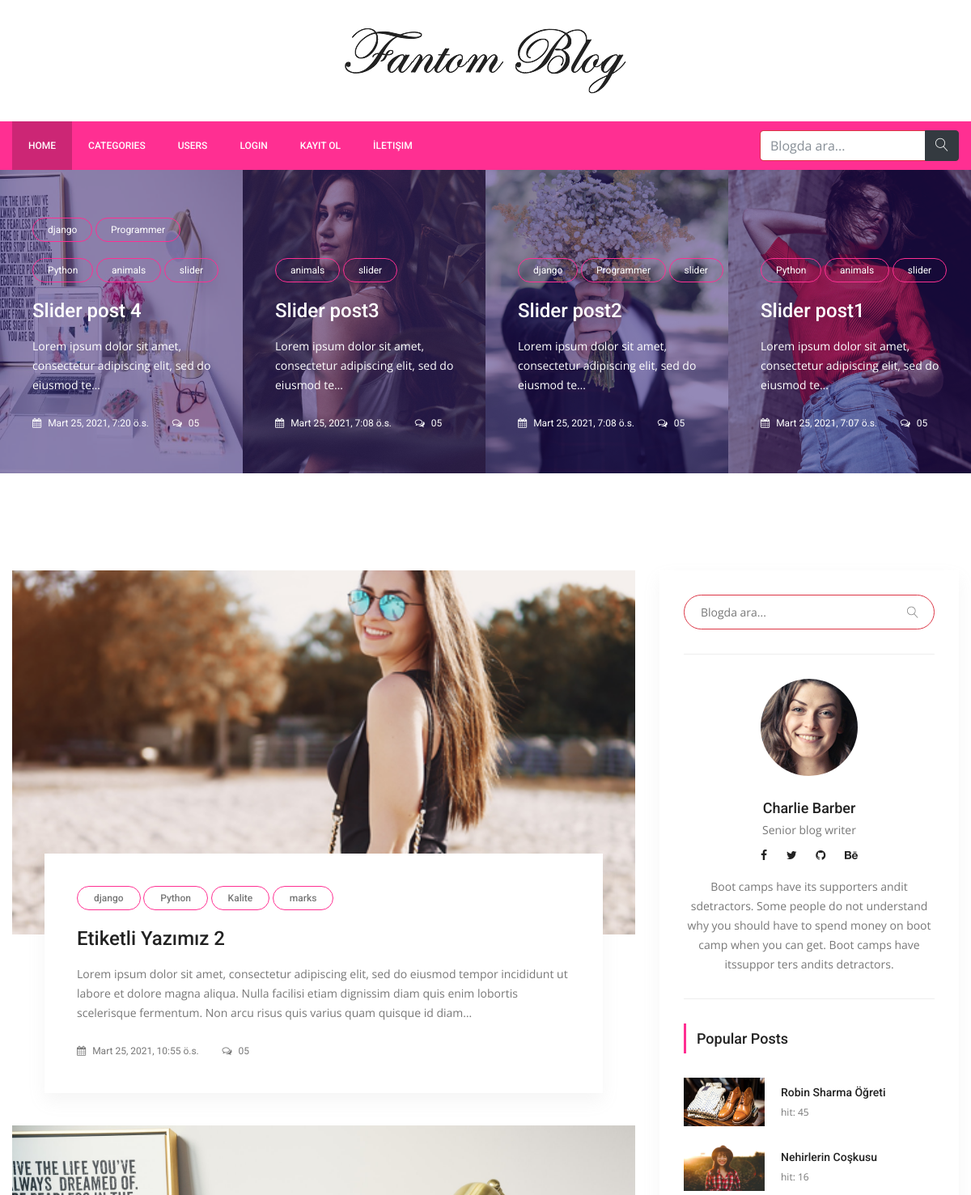
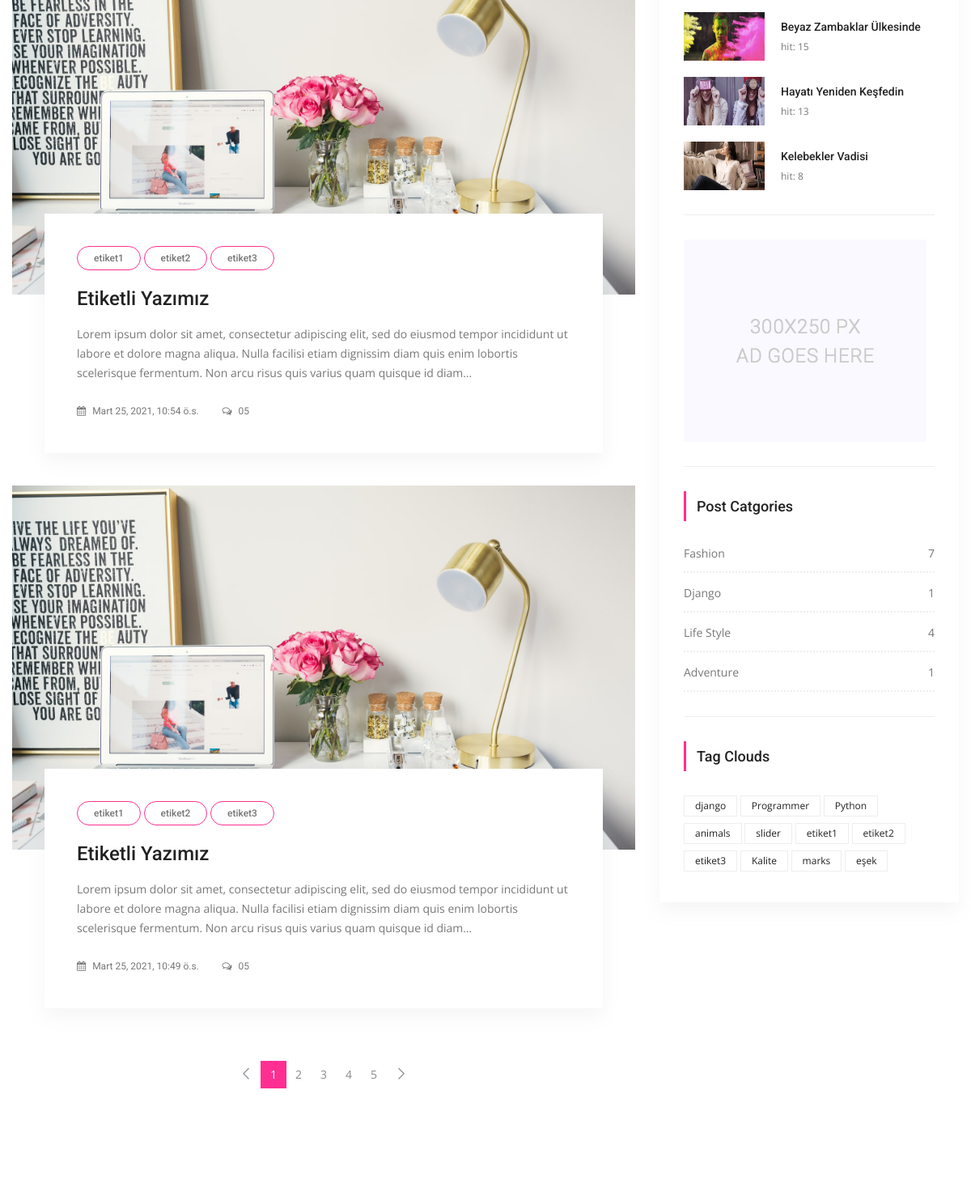
The app's page / (upper part), older data (2 pictures, top to bottom).
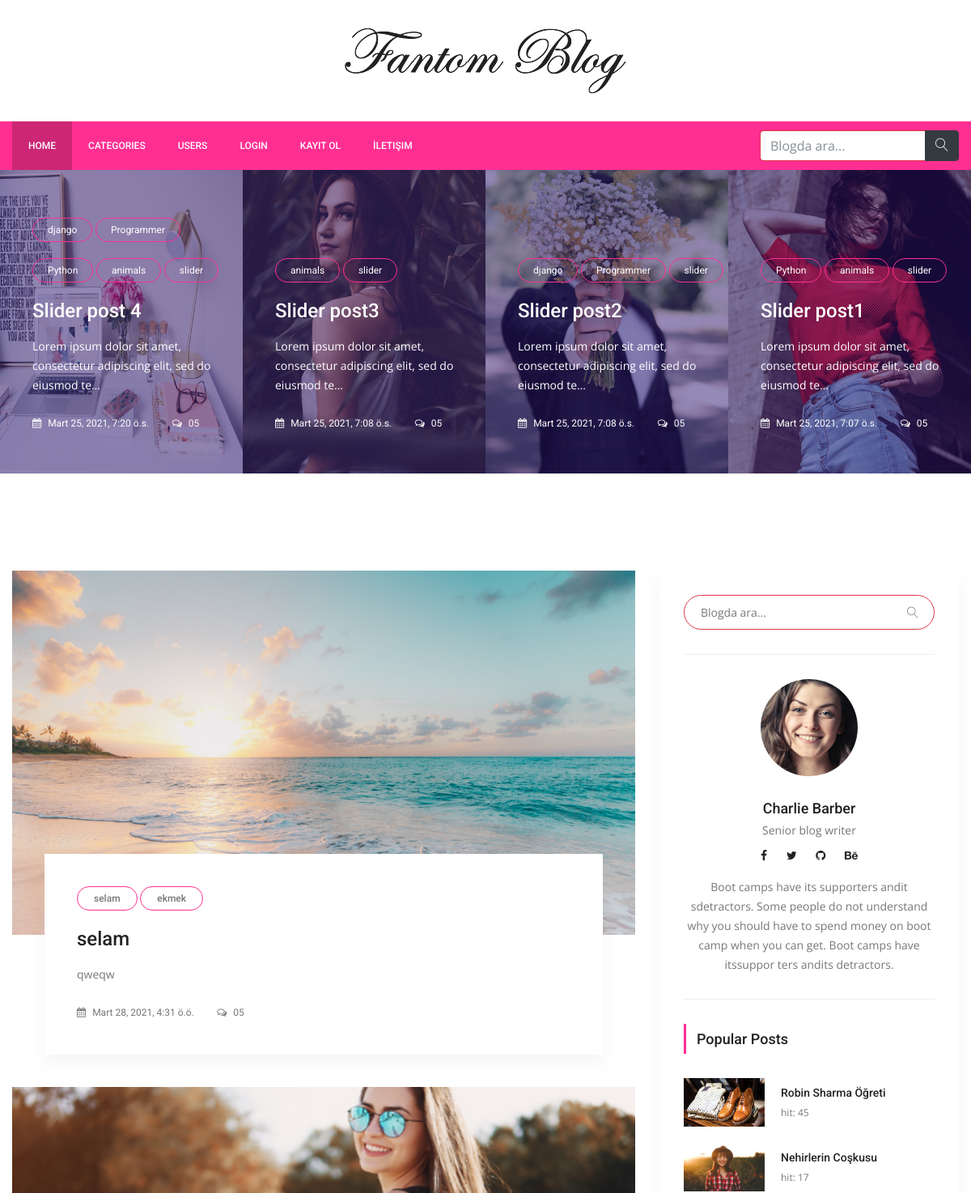
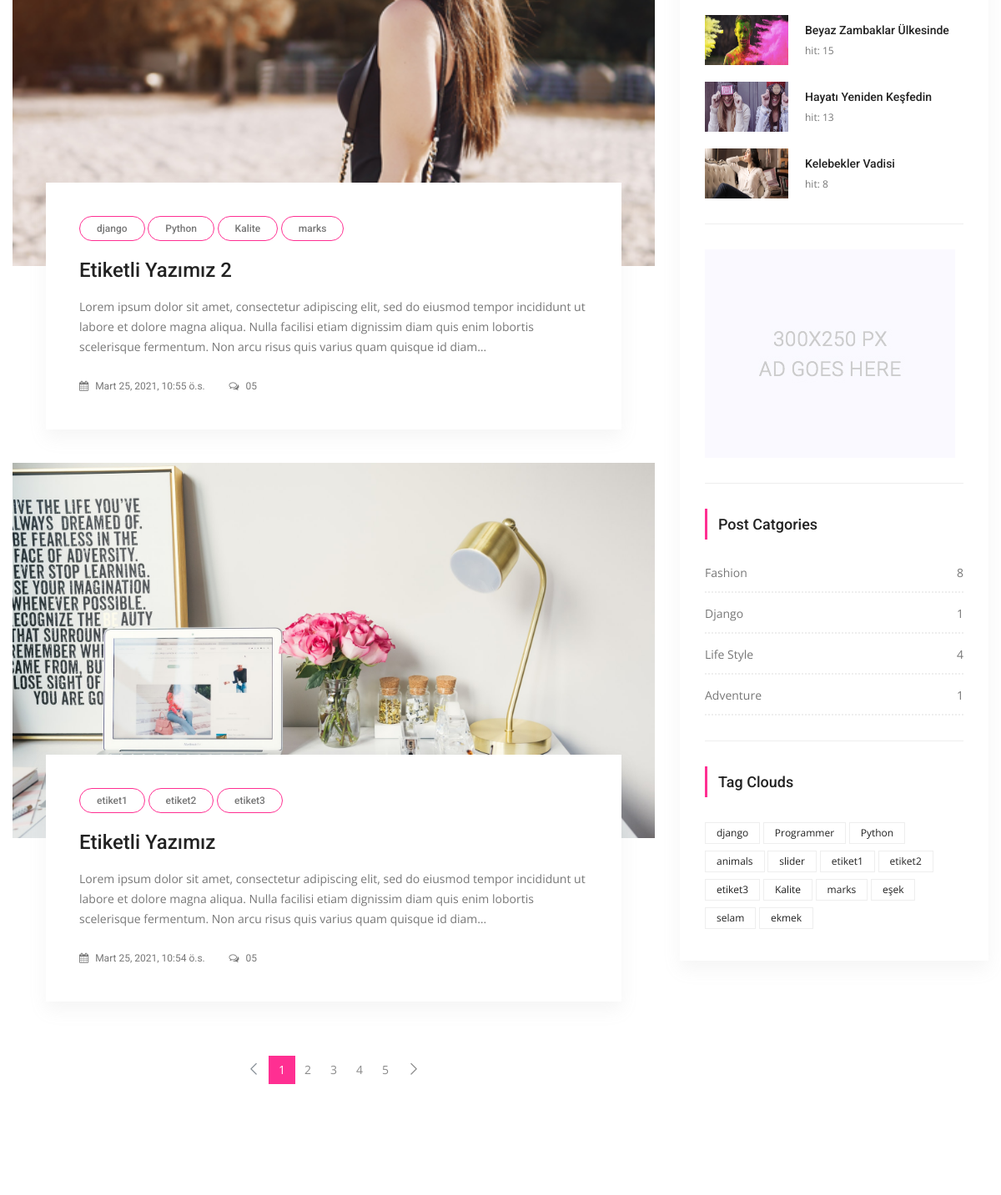
The same page, newer data (2 pictures, top to bottom).
### posts/models.py (models this page shows, shortened)
class Post(models.Model):
    title = models.CharField(max_length=150)
    content = models.TextField()
    publishing_date = models.DateTimeField(auto_now_add=True)
    image = models.ImageField(null=True,blank=True, upload_to='resimler/',default="resimler/sean-o-KMn4VEeEPR8-unsplash.jpg")
    user = models.ForeignKey(settings.AUTH_USER_MODEL, on_delete=models.CASCADE, default=1)#ForeignKey -> 1'e çok yani, 1 kullanıcı bir sürü yazı ekleyebilir ilişkisi
    slug = models.SlugField(default="slug", editable=False)
    category = models.ForeignKey(Category,on_delete=models.CASCADE, default=1, related_name="posts")#1 Category'nin ->BİR SÜRÜ POSTU OLABİLİR , category -> one, Post Many
    tag = models.ManyToManyField(Tag,related_name="posts", blank=True)
    slider_post = models.BooleanField(default=False)
    hit=models.PositiveIntegerField(default=0)
    class Meta:
        ordering = ['-id']

class Tag(models.Model):
    title = models.CharField(max_length = 50)
    slug = models.SlugField(editable = False )
    def __str__(self):
        return self.title

class Category(models.Model):
    title = models.CharField(max_length=250)
    slug = models.SlugField(editable=False)
    def post_count(self):
        return self.posts.all().count() #posts -> related_name="posts" dan geliyor..

### posts/views.py (the view)
# urls.py: path('', IndexView.as_view(), name='index'),
class IndexView(ListView):
    template_name = 'posts/index.html' #templates->posts->index.html
    model = Post
    context_object_name = 'posts'  #key ->value gibi düşünebilirsin.
    paginate_by = 3
    def get_context_data(self, *, object_list=None, **kwargs):
        context = super(IndexView,self).get_context_data(**kwargs)
        context['slider_posts'] = Post.objects.all().filter(slider_post=True)
        return context

### posts/templatetags/custom_tags.py (called while the page is built)
@register.simple_tag(name="categories")
def all_categories():
    return Category.objects.all()

@register.simple_tag(name="tags")
def all_tags():
    return Tag.objects.all()

@register.simple_tag(name="hit_posts")
def hit_posts():
    return Post.objects.order_by('-hit')[:5] # 5 tane post gösterir.

### templates/posts/index.html (shortened to what this page needs)
{% extends 'base.html' %}
{% load static %}
{% block content %}
        <section class="post_slider_area">
			<div class="post_slider_inner owl-carousel">
				{% for post in slider_posts %}
                <div class="item">
					<div class="post_s_item">
						<div class="post_img">
							<img src="{{ post.image.url }}" alt="">
						</div>
						<div class="post_text">
                            {% for tag in post.tag.all %}
							<a class="cat" href="{% url 'tag_detail' tag.slug %}">{{ tag.title }}</a>
                                {% endfor %}
							<a href="{% url 'detail' pk=post.id slug=post.slug %}"><h4>{{ post.title }}</h4></a>
							<p>{{ post.content | safe| truncatechars_html:75 }}</p>
							<div class="date">
								<a href="#"><i class="fa fa-calendar" aria-hidden="true"></i> {{ post.publishing_date }}</a>
								<a href="#"><i class="fa fa-comments-o" aria-hidden="true"></i> 05</a>
							</div>
						</div>
					</div>
				</div>
                {% endfor %}
			</div>
        </section>
        <section class="blog_area p_120">
            <div class="container">
                <div class="row">
                    <div class="col-lg-8">
                        <div class="blog_left_sidebar">
                            {% for post in posts %}
                            <article class="blog_style1">
                            	<div class="blog_img">
                            		<img class="img-fluid" src="{{ post.image.url }}" alt="" style="width:100%;height: 450px;object-fit: cover;object-position: top">
                            	</div>
                            	<div class="blog_text">
									<div class="blog_text_inner">
                                        {% for tag in post.tag.all %}
										<a class="cat" href="{% url 'tag_detail' tag.slug %}">{{ tag.title }}</a>
                                        {% endfor %}
										<a href="{% url 'detail' pk=post.id slug=post.slug %}"><h4>{{ post.title }}</h4></a>
										<p>{{ post.content | safe | truncatechars_html:250 }}</p>
										<div class="date">
											<a href="#"><i class="fa fa-calendar" aria-hidden="true"></i> {{ post.publishing_date }}</a>
											<a href="#"><i class="fa fa-comments-o" aria-hidden="true"></i> 05</a>
										</div>
									</div>
                            	</div>
                            </article>
                            {% endfor %}
                        {% if is_paginated %}
                        <nav class="blog-pagination justify-content-center d-flex">
                            <ul class="pagination">
                                {% if page_obj.has_previous %}
                                <li class="page-item">
                                    <a href="?page={{ page_obj.previous_page_number }}" class="page-link" aria-label="Previous">
                                        <span aria-hidden="true">
                                            <span class="lnr lnr-chevron-left"></span>
                                        </span>
                                    </a>
                                </li>
                                    {% else %}
                                   <li class="page-item disabled">
                                        <a href="#" class="page-link" aria-label="Previous">
                                            <span aria-hidden="true">
                                                <span class="lnr lnr-chevron-left"></span>
                                            </span>
                                        </a>
                                    </li>
                                    {% endif %}
                                  {% for i in paginator.page_range %}
                                {% if page_obj.number == i %}
                                <li class="page-item active"><a href="#" class="page-link">{{ i }}</a></li>
                                {% else %}
                                <li class="page-item"><a href="?page={{ i }}" class="page-link">{{ i }}</a></li>
                               {% endif %}
                               {% endfor %}
                                {% if page_obj.has_next %}
                                <li class="page-item">
                                    <a href="?page={{ page_obj.next_page_number }}" class="page-link" aria-label="Next">
                                        <span aria-hidden="true">
                                            <span class="lnr lnr-chevron-right"></span>
                                        </span>
                                    </a>
                                </li>
                                {% endif %}
                            </ul>
                       </nav>
                        {% endif %}
                        </div>
                    </div>
                {% include 'right_side.html' %}
                </div>
            </div>
        </section>
{% endblock %}

### templates/base.html (shortened to what this page needs)
{% load static%}
{% load custom_tags %}
<!doctype html>
<html lang="en">
    <head>
        <link rel="stylesheet" href="{%  static   "css/bootstrap.css"  %}">
        <link rel="stylesheet" href="{%  static  "vendors/linericon/style.css"  %}">
        <link rel="stylesheet" href="{%  static   "css/font-awesome.min.css"  %}">
        <link rel="stylesheet" href="{%  static  "vendors/owl-carousel/owl.carousel.min.css"  %}">
        <link rel="stylesheet" href="{%  static  "vendors/lightbox/simpleLightbox.css"  %}">
        <link rel="stylesheet" href="{%  static  "vendors/nice-select/css/nice-select.css"  %}">
        <link rel="stylesheet" href="{%  static  "vendors/animate-css/animate.css"  %}">
        <link rel="stylesheet" href="{%  static  "vendors/jquery-ui/jquery-ui.css"  %}">
        <link rel="stylesheet" href="{%  static   "css/style.css"  %}">
        <link rel="stylesheet" href="{%  static   "css/responsive.css"  %}">
    </head>
    <body>
        <header class="header_area">
            <div class="logo_part">
            	<div class="container">
            		<a class="logo" href="{% url 'index' %}"><img src="{% static "img/logo.png" %}" alt=""></a>
            	</div>
            </div>
			<div class="main_menu">
				<nav class="navbar navbar-expand-lg navbar-light">
					<div class="container">
						<div class="collapse navbar-collapse offset" id="navbarSupportedContent">
							<ul class="nav navbar-nav menu_nav">
								<li class="nav-item active"><a class="nav-link" href="{% url 'index' %}">Home</a></li>
                                <li class="nav-item submenu dropdown">
                                    <a href="#" class="nav-link dropdown-toggle" data-toggle="dropdown" role="button" aria-haspopup="true" aria-expanded="false">Categories</a>
                                        {% categories as categories %}
                                </li>
								<li class="nav-item"><a class="nav-link" href="{% url 'users:user_list' %}">Users</a></li>
                                {% if user.is_authenticated %}
								<li class="nav-item submenu dropdown">
									<a href="#" class="nav-link dropdown-toggle" data-toggle="dropdown" role="button" aria-haspopup="true" aria-expanded="false">{{ user.username }}</a>
									<ul class="dropdown-menu">
										<li class="nav-item"><a class="nav-link" href="{% url 'create_post' %}">Yazı Ekle</a></li>
										<li class="nav-item"><a class="nav-link" href="{% url 'users:password_change' %}">Şifre Değiştir</a></li>
										<li class="nav-item"><a class="nav-link" href="{% url 'users:myprofile' %}">Profilim</a></li>
										<li class="nav-item"><a class="nav-link" href="{% url 'users:logout' %}">Logout</a></li>
									</ul>
								</li>
                                {% else %}
								<li class="nav-item"><a class="nav-link" href="{% url 'users:login' %}">Login</a></li>
								<li class="nav-item"><a class="nav-link" href="{% url 'users:register' %}">Kayıt Ol</a></li>
							    {% endif %}
                            	<li class="nav-item"><a class="nav-link" href="#">İletişim</a></li>
                            </ul>
							<ul class="nav navbar-nav navbar-right ml-auto">
                                 <aside class="single_sidebar_widget search_widget">
                                    <form action="{% url 'search' %}" method="get">
                                    <div class="input-group ">
                                        <input type="text" class="form-control border-danger" placeholder="Blogda ara..." name="q">
                                    <span class="input-group-btn">
                                        <button class="btn btn-dark" type="submit">
                                           <i class="lnr lnr-magnifier"></i>
                                        </button>
                                    </span>
                                    </div> </form>
                                </aside>
							</ul>
						</div>
					</div>
				</nav>
			</div>
        </header>
    {% block content %}
    {% endblock %}
    </body>
</html>

### templates/right_side.html
{% load static %}
{% load custom_tags %}
  <div class="col-lg-4">
            <div class="blog_right_sidebar">
                <aside class="single_sidebar_widget search_widget">
                    <form action="{% url 'search' %}" method="get">
                    <div class="input-group ">
                            <input type="text" class="form-control border-danger" placeholder="Blogda ara..." name="q">
                            <span class="input-group-btn">
                                <button class="btn btn-default" type="button"><i class="lnr lnr-magnifier"></i></button>
                            </span>
                    </div> </form>
                    <div class="br"></div>
                </aside>
                <aside class="single_sidebar_widget author_widget">
                    <img class="author_img rounded-circle" src="{% static "img/blog/author.png" %}" alt="">
                    <h4>Charlie Barber</h4>
                    <p>Senior blog writer</p>
                    <div class="social_icon">
                        <a href="#"><i class="fa fa-facebook"></i></a>
                        <a href="#"><i class="fa fa-twitter"></i></a>
                        <a href="#"><i class="fa fa-github"></i></a>
                        <a href="#"><i class="fa fa-behance"></i></a>
                    </div>
                    <p>Boot camps have its supporters andit sdetractors. Some people do not understand why you should have to spend money on boot camp when you can get. Boot camps have itssuppor ters andits detractors.</p>
                    <div class="br"></div>
                </aside>
                <aside class="single_sidebar_widget popular_post_widget">
                    <h3 class="widget_title">Popular Posts</h3>
                    {% hit_posts as posts %}
                    {% for post in posts %}
                        <div class="media post_item">
                        <img src="{{ post.image.url }}" alt="post" style="width:100px;height:60px;">
                        <div class="media-body">
                            <a href="{% url 'detail'  post.id post.slug %}"><h3>{{ post.title }}</h3></a>
                            <p>hit: {{ post.hit }}</p>
                        </div>
                    </div>
                    {% endfor %}
                    <div class="br"></div>
                </aside>
                <aside class="single_sidebar_widget">
                    <a href="#"><img class="img-fluid" src="{% static "img/blog/add.jpg" %}" alt=""></a>
                    <div class="br"></div>
                </aside>
                <aside class="single_sidebar_widget post_category_widget">
                    <h4 class="widget_title">Post Catgories</h4>
                    <ul class="list cat-list">
                       {% categories as categories %}
                        {% for category in categories %}
                        <li>
                            <a href="{% url 'category_detail' pk=category.id slug=category.slug %}" class="d-flex justify-content-between">
                                <p>{{ category.title }}</p>
                                <p>{{ category.post_count }}</p>
                            </a>
                        </li>
                        {% endfor %}
                    </ul>
                    <div class="br"></div>
                </aside>
                <aside class="single-sidebar-widget tag_cloud_widget">
                    <h4 class="widget_title">Tag Clouds</h4>
                    <ul class="list">
                        {% tags as etiketler %}
                        {% for etiket in etiketler %}
                        <li><a href="{% url 'tag_detail' etiket.slug %}">{{ etiket }}</a></li>
                        {% endfor %}
                    </ul>
                </aside>
            </div>
        </div>

Row changes from the older to the newer data that the page shows:
no longer on this page (row unchanged): Post: image (picture), title "Etiketli Yazımız", content "Lorem ipsum dolor sit amet, consectetur adipiscing elit, sed do eiusmod tempor incididunt ut labore et dolore magna aliqua. Nulla facilisi etiam dignissim diam quis enim lobortis scelerisque fermentum. Non arcu risus quis varius quam quisque id diam…", publishing_date "Mart 25, 2021, 10:49 ö.s.", Tag (title "etiket1"), Tag (title "etiket2"), Tag (title "etiket3")
added Post: image (picture), title "selam", content "qweqw", publishing_date "Mart 28, 2021, 4:31 ö.ö."
added Tag: title "selam"
added Tag: title "ekmek"
changed Post "Nehirlerin Coşkusu": hit "16" → "17"
computed for Category "Fashion": post_count "7" → "8"
